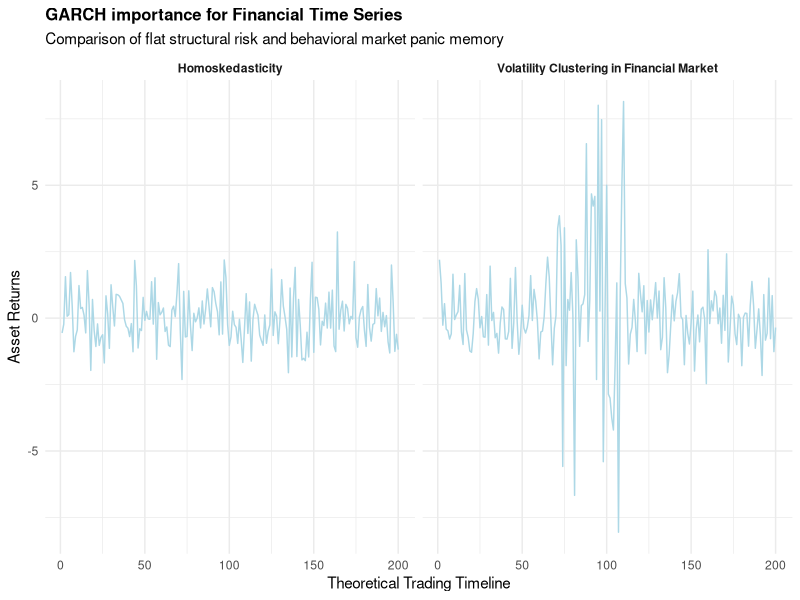

Here is the R script that generated this plot:
library(ggplot2)

# simulate homoskedastic baseline against volatility cluster
set.seed(123)
time_seq <- 1:200
flat_risk <- rnorm(200, mean = 0, sd = 1)

cluster_multiplier <- c(rep(1, 70), rep(4, 40), rep(1, 90))
clustered_risk <- rnorm(200, mean = 0, sd = 1) * cluster_multiplier

stats_data <- data.frame(
  Time = rep(time_seq, 2),
  Returns = c(flat_risk, clustered_risk),
  Model = rep(c("Homoskedasticity", 
                "Volatility Clustering in Financial Market"), each = 200)
)

# theoretical variance plot
fig_theoretical_sim <- ggplot(stats_data, aes(x = Time, y = Returns)) +
  geom_line(color = "lightblue", linewidth = 0.5) +
  facet_wrap(~ Model, ncol = 2) +
  theme_minimal(base_family = "sans") +
  labs(
    title = "GARCH importance for Financial Time Series",
    subtitle = "Comparison of flat structural risk and behavioral market panic memory",
    x = "Theoretical Trading Timeline",
    y = "Asset Returns"
  ) +
  theme(
    plot.title = element_text(face = "bold", size = 12),
    strip.text = element_text(face = "bold")
  )
print(fig_theoretical_sim)
